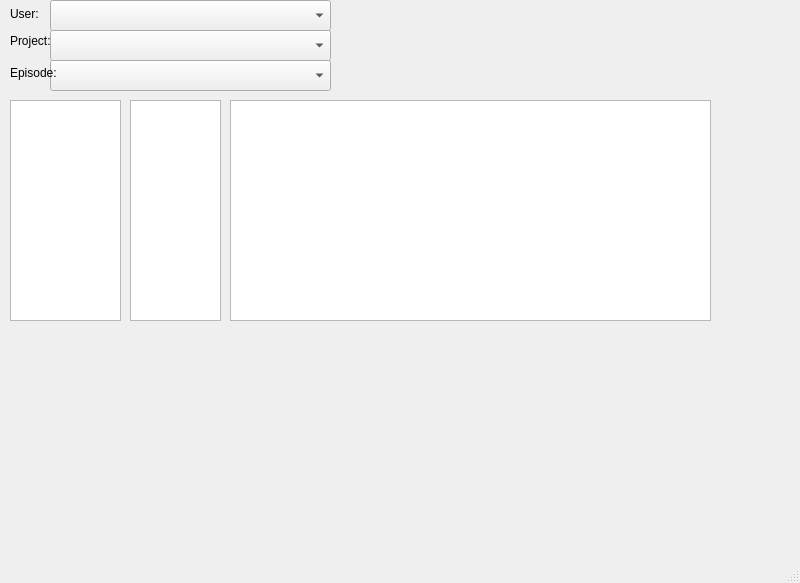
<?xml version="1.0" encoding="UTF-8"?>
<ui version="4.0">
 <class>MainWindow</class>
 <widget class="QMainWindow" name="MainWindow">
  <property name="geometry">
   <rect>
    <x>0</x>
    <y>0</y>
    <width>800</width>
    <height>583</height>
   </rect>
  </property>
  <property name="windowTitle">
   <string>MainWindow</string>
  </property>
  <widget class="QWidget" name="centralwidget">
   <widget class="QComboBox" name="cb_episode">
    <property name="geometry">
     <rect>
      <x>50</x>
      <y>60</y>
      <width>281</width>
      <height>31</height>
     </rect>
    </property>
   </widget>
   <widget class="QComboBox" name="cb_project">
    <property name="geometry">
     <rect>
      <x>50</x>
      <y>30</y>
      <width>281</width>
      <height>31</height>
     </rect>
    </property>
   </widget>
   <widget class="QLabel" name="l_proj">
    <property name="geometry">
     <rect>
      <x>10</x>
      <y>30</y>
      <width>46</width>
      <height>21</height>
     </rect>
    </property>
    <property name="text">
     <string>Project:</string>
    </property>
   </widget>
   <widget class="QLabel" name="l_epi">
    <property name="geometry">
     <rect>
      <x>10</x>
      <y>63</y>
      <width>46</width>
      <height>20</height>
     </rect>
    </property>
    <property name="text">
     <string>Episode:</string>
    </property>
   </widget>
   <widget class="QComboBox" name="cb_User">
    <property name="geometry">
     <rect>
      <x>50</x>
      <y>0</y>
      <width>281</width>
      <height>31</height>
     </rect>
    </property>
   </widget>
   <widget class="QLabel" name="l_user">
    <property name="geometry">
     <rect>
      <x>10</x>
      <y>3</y>
      <width>46</width>
      <height>21</height>
     </rect>
    </property>
    <property name="text">
     <string>User:</string>
    </property>
   </widget>
   <widget class="QListWidget" name="lv_seq">
    <property name="geometry">
     <rect>
      <x>10</x>
      <y>100</y>
      <width>111</width>
      <height>221</height>
     </rect>
    </property>
    <property name="selectionMode">
     <enum>QAbstractItemView::SingleSelection</enum>
    </property>
   </widget>
   <widget class="QListWidget" name="lv_shot">
    <property name="geometry">
     <rect>
      <x>130</x>
      <y>100</y>
      <width>91</width>
      <height>221</height>
     </rect>
    </property>
    <property name="selectionMode">
     <enum>QAbstractItemView::MultiSelection</enum>
    </property>
   </widget>
   <widget class="QTreeWidget" name="tw_file">
    <property name="geometry">
     <rect>
      <x>230</x>
      <y>100</y>
      <width>481</width>
      <height>221</height>
     </rect>
    </property>
    <property name="headerHidden">
     <bool>true</bool>
    </property>
    <column>
     <property name="text">
      <string>items</string>
     </property>
    </column>
   </widget>
   <widget class="QWidget" name="">
    <property name="geometry">
     <rect>
      <x>10</x>
      <y>380</y>
      <width>701</width>
      <height>87</height>
     </rect>
    </property>
    <layout class="QHBoxLayout" name="horizontalLayout">
     <item>
      <widget class="QPushButton" name="pb_maya">
       <property name="text">
        <string/>
       </property>
       <property name="icon">
        <iconset>
         <normaloff>../../../globalTools/launchers/icons/png/mayaico.png</normaloff>../../../globalTools/launchers/icons/png/mayaico.png</iconset>
       </property>
       <property name="iconSize">
        <size>
         <width>75</width>
         <height>75</height>
        </size>
       </property>
       <property name="autoDefault">
        <bool>false</bool>
       </property>
       <property name="default">
        <bool>false</bool>
       </property>
       <property name="flat">
        <bool>true</bool>
       </property>
      </widget>
     </item>
     <item>
      <widget class="QPushButton" name="pb_nuke">
       <property name="text">
        <string/>
       </property>
       <property name="icon">
        <iconset>
         <normaloff>../../../globalTools/launchers/icons/WindowsIcon.ico</normaloff>../../../globalTools/launchers/icons/WindowsIcon.ico</iconset>
       </property>
       <property name="iconSize">
        <size>
         <width>75</width>
         <height>75</height>
        </size>
       </property>
       <property name="autoDefault">
        <bool>false</bool>
       </property>
       <property name="default">
        <bool>false</bool>
       </property>
       <property name="flat">
        <bool>true</bool>
       </property>
      </widget>
     </item>
     <item>
      <widget class="QPushButton" name="pb_nukeX">
       <property name="text">
        <string/>
       </property>
       <property name="icon">
        <iconset>
         <normaloff>../../../globalTools/launchers/icons/NukeXApp.ico</normaloff>../../../globalTools/launchers/icons/NukeXApp.ico</iconset>
       </property>
       <property name="iconSize">
        <size>
         <width>75</width>
         <height>75</height>
        </size>
       </property>
       <property name="autoDefault">
        <bool>false</bool>
       </property>
       <property name="default">
        <bool>false</bool>
       </property>
       <property name="flat">
        <bool>true</bool>
       </property>
      </widget>
     </item>
     <item>
      <widget class="QPushButton" name="pb_photoshop">
       <property name="text">
        <string/>
       </property>
       <property name="icon">
        <iconset>
         <normaloff>../../../globalTools/launchers/icons/ps_icon.png</normaloff>../../../globalTools/launchers/icons/ps_icon.png</iconset>
       </property>
       <property name="iconSize">
        <size>
         <width>75</width>
         <height>75</height>
        </size>
       </property>
       <property name="autoDefault">
        <bool>false</bool>
       </property>
       <property name="default">
        <bool>false</bool>
       </property>
       <property name="flat">
        <bool>true</bool>
       </property>
      </widget>
     </item>
     <item>
      <widget class="QPushButton" name="pb_premiere">
       <property name="text">
        <string/>
       </property>
       <property name="icon">
        <iconset>
         <normaloff>../../../globalTools/launchers/icons/pr_icon.png</normaloff>../../../globalTools/launchers/icons/pr_icon.png</iconset>
       </property>
       <property name="iconSize">
        <size>
         <width>75</width>
         <height>75</height>
        </size>
       </property>
       <property name="autoDefault">
        <bool>false</bool>
       </property>
       <property name="default">
        <bool>false</bool>
       </property>
       <property name="flat">
        <bool>true</bool>
       </property>
      </widget>
     </item>
     <item>
      <widget class="QPushButton" name="pb_publish2d">
       <property name="text">
        <string/>
       </property>
       <property name="icon">
        <iconset>
         <normaloff>../../../globalTools/launchers/icons/png/2dPublish.png</normaloff>../../../globalTools/launchers/icons/png/2dPublish.png</iconset>
       </property>
       <property name="iconSize">
        <size>
         <width>75</width>
         <height>75</height>
        </size>
       </property>
       <property name="autoDefault">
        <bool>false</bool>
       </property>
       <property name="default">
        <bool>false</bool>
       </property>
       <property name="flat">
        <bool>true</bool>
       </property>
      </widget>
     </item>
     <item>
      <widget class="QPushButton" name="pb_publish3d">
       <property name="text">
        <string/>
       </property>
       <property name="icon">
        <iconset>
         <normaloff>../../../globalTools/launchers/icons/png/3dPublish.png</normaloff>../../../globalTools/launchers/icons/png/3dPublish.png</iconset>
       </property>
       <property name="iconSize">
        <size>
         <width>75</width>
         <height>75</height>
        </size>
       </property>
       <property name="autoDefault">
        <bool>false</bool>
       </property>
       <property name="default">
        <bool>false</bool>
       </property>
       <property name="flat">
        <bool>true</bool>
       </property>
      </widget>
     </item>
     <item>
      <widget class="QPushButton" name="pb_projcreate">
       <property name="text">
        <string/>
       </property>
       <property name="icon">
        <iconset>
         <normaloff>../../../globalTools/launchers/icons/png/dsProjectCreate.png</normaloff>../../../globalTools/launchers/icons/png/dsProjectCreate.png</iconset>
       </property>
       <property name="iconSize">
        <size>
         <width>75</width>
         <height>75</height>
        </size>
       </property>
       <property name="autoDefault">
        <bool>false</bool>
       </property>
       <property name="default">
        <bool>false</bool>
       </property>
       <property name="flat">
        <bool>true</bool>
       </property>
      </widget>
     </item>
    </layout>
   </widget>
  </widget>
  <widget class="QMenuBar" name="menubar">
   <property name="geometry">
    <rect>
     <x>0</x>
     <y>0</y>
     <width>800</width>
     <height>18</height>
    </rect>
   </property>
  </widget>
  <widget class="QStatusBar" name="statusbar"/>
 </widget>
 <resources/>
 <connections/>
</ui>
